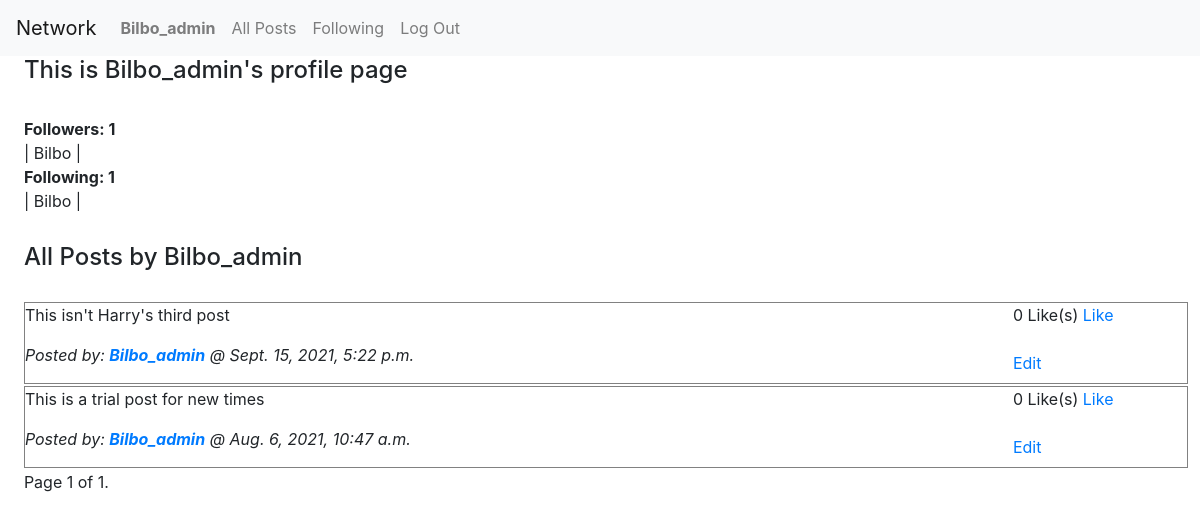
The page /profile/Bilbo_admin (signed in) on the database as committed earlier.
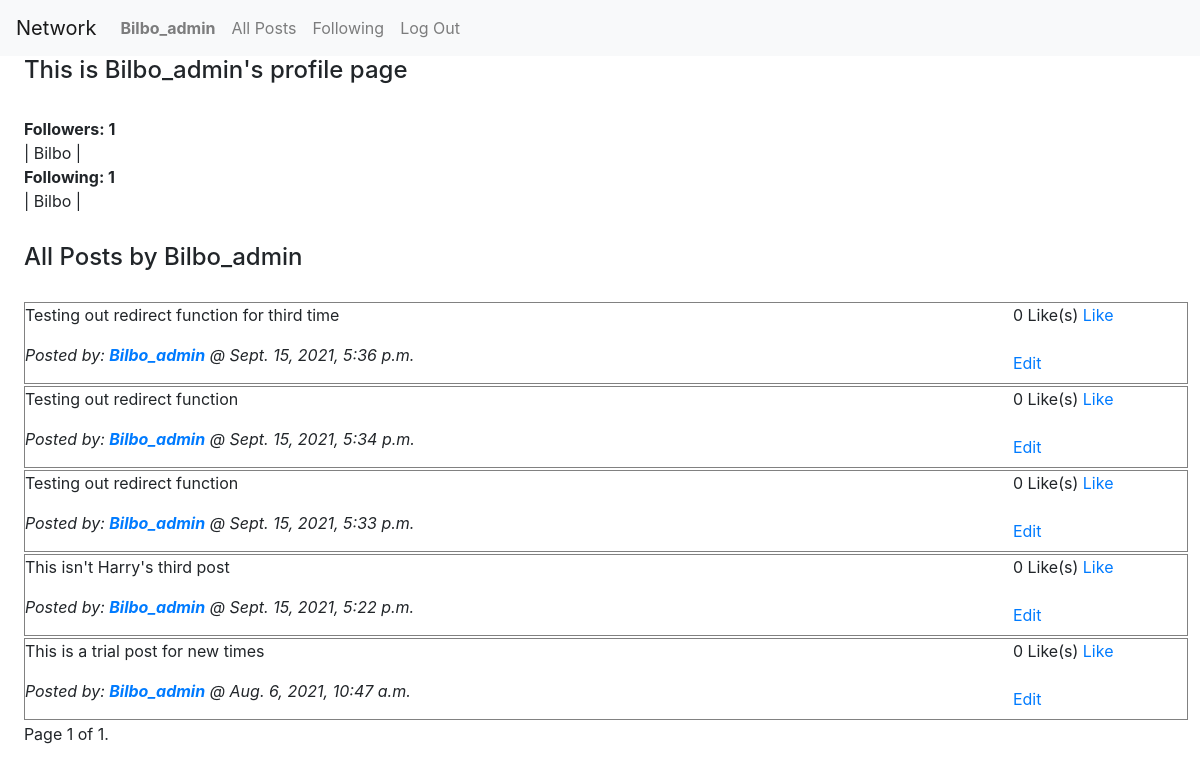
The same page on the database as committed later.
### network/models.py (models this page shows, shortened)
class User(AbstractUser):
    following = models.ManyToManyField("User", related_name="users_followed", blank = True)
    followers = models.ManyToManyField("User", related_name="users_follow", blank = True)

class Post(models.Model):
    post_creator = models.ForeignKey(User, on_delete = models.CASCADE)
    time_created = models.DateTimeField(auto_now_add=True)
    content = models.TextField(blank=True, null=True)
    likes = models.ManyToManyField(User, related_name = 'liked', blank = True)

### network/views.py (the view)
# urls.py: path("profile/<str:username>", views.get_profile, name="profile"),
@login_required(login_url = '/login')
def get_profile(request,username):
    Posts = Post.objects.filter(post_creator__username = username).order_by('-time_created').all()
    profile_id = User.objects.filter(username = username).get().id
    active_user = request.user
    followers = User.objects.get(username = username).followers.all()
    following = User.objects.get(username = username).following.all()
    paginator = Paginator(Posts, 10)
    page_number = request.GET.get('page')
    Posts = paginator.get_page(page_number)
    if active_user in followers:
        btn_text = "Unfollow"
    else:
        btn_text = "Follow"
    if str(active_user) == str(username):
        is_user = 1
    else:
        is_user = 0
    return render(request, "network/profile.html", {
        "username": username,
        "profile_id": profile_id,
        "Posts": Posts,
        "is_user": is_user,
        "followers": followers,
        "following": following,
        "btn_text": btn_text,
        "active_user": active_user
    })

### network/templates/network/profile.html (shortened to what this page needs)
{% extends "network/layout.html" %}
{% load static %}
{% block body %}
    <div class="profile_details">
        <h4>This is {{username}}'s profile page</h4>
        <br>
        <b>Followers: {{followers.count}} </b>
        <br>|
        {% for follower in followers %}
            {{follower}} |
        {% endfor %}
        <br>
        <b>Following: {{following.count}}</b>
        <br>|
        {% for following in following %}
            {{following}} |
        {% endfor %}
    </div>
    <h4 class="body">All Posts by {{username}} </h4>
    <div class="all_posts_block">
        {% for Post in Posts %}
            <div class="post_block">
                <div class = "posts" id="post_{{Post.id}}" >
                    <p>{{Post.content}}</p>
                    <p><i>Posted by: <a href="{% url 'profile' Post.post_creator %}"><strong>{{ Post.post_creator }}</strong></a> @ {{Post.time_created}}</i></p>
                </div>
                <div class="add_ons">
                    <div class = "likes">
                        <span id = "likes_{{Post.id}}">{{Post.likes.all.count}}</span> Like(s)
                        {% if user.is_authenticated %}
                            {% if request.user in Post.likes.all %}
                                <a class="like_btn" data-id = "{{Post.id}}" href="#">Unlike</a>
                            {% else %}
                                <a class="like_btn" data-id = "{{Post.id}}" href="#">Like</a>
                            {% endif %}
                        {% endif %}
                    </div>
                    <div class="edit" id="edit_{{Post.id}}">
                        {% if request.user == Post.post_creator %}
                            <br>
                            <a class="edit_btn" data-id = "{{Post.id}}" href="#">Edit</a>
                        {% endif %}
                    </div>
                </div>
            </div>
        {% endfor %}
    </div>
    <div class="pagination">
        <span class="step-links">
            <span class="current">
                Page {{ Posts.number }} of {{ Posts.paginator.num_pages }}.
            </span>
        </span>
    </div>
{% endblock %}

Rows that differ between the two databases and show on the page:
added Post: content "Testing out redirect function for third time", post_creator "Bilbo_admin", time_created "Sept. 15, 2021, 5:36 p.m.", likes.all.count "0"
added Post: content "Testing out redirect function", post_creator "Bilbo_admin", time_created "Sept. 15, 2021, 5:34 p.m.", likes.all.count "0"
added Post: content "Testing out redirect function", post_creator "Bilbo_admin", time_created "Sept. 15, 2021, 5:33 p.m.", likes.all.count "0"
